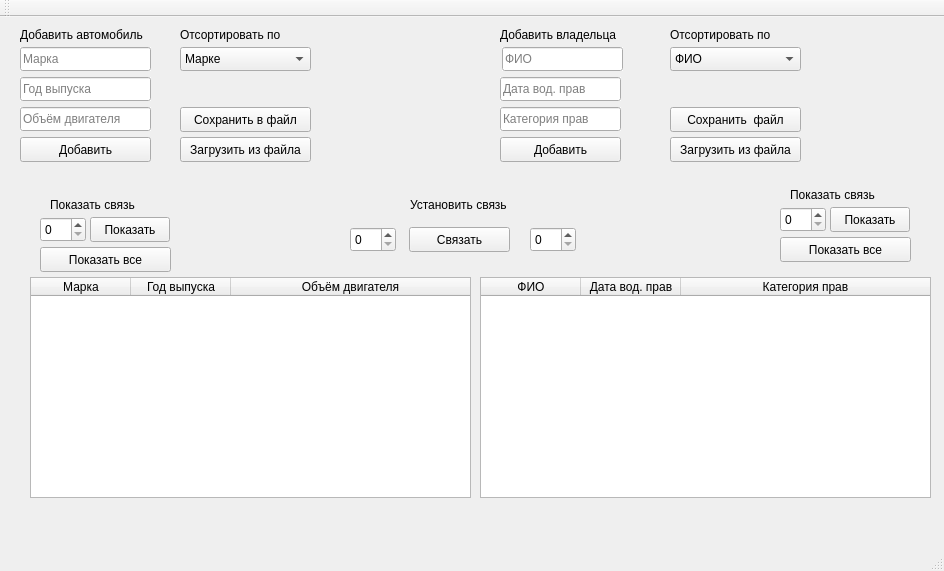
<?xml version="1.0" encoding="UTF-8"?>
<ui version="4.0">
 <class>MainWindow</class>
 <widget class="QMainWindow" name="MainWindow">
  <property name="geometry">
   <rect>
    <x>0</x>
    <y>0</y>
    <width>944</width>
    <height>571</height>
   </rect>
  </property>
  <property name="windowTitle">
   <string>MainWindow</string>
  </property>
  <property name="autoFillBackground">
   <bool>true</bool>
  </property>
  <widget class="QWidget" name="centralWidget">
   <widget class="QLabel" name="label">
    <property name="geometry">
     <rect>
      <x>20</x>
      <y>10</y>
      <width>161</width>
      <height>16</height>
     </rect>
    </property>
    <property name="autoFillBackground">
     <bool>true</bool>
    </property>
    <property name="text">
     <string>Добавить автомобиль</string>
    </property>
   </widget>
   <widget class="QLineEdit" name="lineEdit">
    <property name="geometry">
     <rect>
      <x>20</x>
      <y>30</y>
      <width>131</width>
      <height>24</height>
     </rect>
    </property>
    <property name="autoFillBackground">
     <bool>true</bool>
    </property>
    <property name="placeholderText">
     <string>Марка</string>
    </property>
   </widget>
   <widget class="QLineEdit" name="lineEdit_2">
    <property name="geometry">
     <rect>
      <x>20</x>
      <y>60</y>
      <width>131</width>
      <height>24</height>
     </rect>
    </property>
    <property name="autoFillBackground">
     <bool>true</bool>
    </property>
    <property name="placeholderText">
     <string>Год выпуска</string>
    </property>
   </widget>
   <widget class="QLineEdit" name="lineEdit_3">
    <property name="geometry">
     <rect>
      <x>20</x>
      <y>90</y>
      <width>131</width>
      <height>24</height>
     </rect>
    </property>
    <property name="autoFillBackground">
     <bool>true</bool>
    </property>
    <property name="placeholderText">
     <string>Объём двигателя</string>
    </property>
   </widget>
   <widget class="QPushButton" name="pushButton">
    <property name="geometry">
     <rect>
      <x>20</x>
      <y>120</y>
      <width>131</width>
      <height>25</height>
     </rect>
    </property>
    <property name="autoFillBackground">
     <bool>true</bool>
    </property>
    <property name="text">
     <string>Добавить</string>
    </property>
   </widget>
   <widget class="QLabel" name="label_2">
    <property name="geometry">
     <rect>
      <x>500</x>
      <y>10</y>
      <width>141</width>
      <height>16</height>
     </rect>
    </property>
    <property name="autoFillBackground">
     <bool>true</bool>
    </property>
    <property name="text">
     <string>Добавить владельца</string>
    </property>
   </widget>
   <widget class="QLabel" name="label_3">
    <property name="geometry">
     <rect>
      <x>180</x>
      <y>10</y>
      <width>131</width>
      <height>16</height>
     </rect>
    </property>
    <property name="autoFillBackground">
     <bool>true</bool>
    </property>
    <property name="text">
     <string>Отсортировать по</string>
    </property>
   </widget>
   <widget class="QComboBox" name="comboBox">
    <property name="geometry">
     <rect>
      <x>180</x>
      <y>30</y>
      <width>131</width>
      <height>24</height>
     </rect>
    </property>
    <property name="autoFillBackground">
     <bool>true</bool>
    </property>
    <item>
     <property name="text">
      <string>Марке</string>
     </property>
    </item>
    <item>
     <property name="text">
      <string>Марке(-)</string>
     </property>
    </item>
    <item>
     <property name="text">
      <string>Году выпуска</string>
     </property>
    </item>
    <item>
     <property name="text">
      <string>Году выпуска(-)</string>
     </property>
    </item>
    <item>
     <property name="text">
      <string>Объёму двигателя</string>
     </property>
    </item>
    <item>
     <property name="text">
      <string>Объёму двигателя(-)</string>
     </property>
    </item>
   </widget>
   <widget class="QLabel" name="label_4">
    <property name="geometry">
     <rect>
      <x>50</x>
      <y>180</y>
      <width>111</width>
      <height>16</height>
     </rect>
    </property>
    <property name="autoFillBackground">
     <bool>true</bool>
    </property>
    <property name="text">
     <string>Показать связь</string>
    </property>
   </widget>
   <widget class="QSpinBox" name="spinBox">
    <property name="geometry">
     <rect>
      <x>40</x>
      <y>200</y>
      <width>46</width>
      <height>25</height>
     </rect>
    </property>
    <property name="autoFillBackground">
     <bool>true</bool>
    </property>
   </widget>
   <widget class="QPushButton" name="pushButton_2">
    <property name="geometry">
     <rect>
      <x>90</x>
      <y>200</y>
      <width>80</width>
      <height>25</height>
     </rect>
    </property>
    <property name="autoFillBackground">
     <bool>true</bool>
    </property>
    <property name="text">
     <string>Показать</string>
    </property>
   </widget>
   <widget class="QPushButton" name="pushButton_3">
    <property name="geometry">
     <rect>
      <x>40</x>
      <y>230</y>
      <width>131</width>
      <height>25</height>
     </rect>
    </property>
    <property name="autoFillBackground">
     <bool>true</bool>
    </property>
    <property name="text">
     <string>Показать все</string>
    </property>
   </widget>
   <widget class="QLabel" name="label_5">
    <property name="geometry">
     <rect>
      <x>410</x>
      <y>180</y>
      <width>121</width>
      <height>16</height>
     </rect>
    </property>
    <property name="autoFillBackground">
     <bool>true</bool>
    </property>
    <property name="text">
     <string>Установить связь</string>
    </property>
   </widget>
   <widget class="QSpinBox" name="spinBox_2">
    <property name="geometry">
     <rect>
      <x>350</x>
      <y>210</y>
      <width>46</width>
      <height>25</height>
     </rect>
    </property>
    <property name="autoFillBackground">
     <bool>true</bool>
    </property>
   </widget>
   <widget class="QSpinBox" name="spinBox_3">
    <property name="geometry">
     <rect>
      <x>530</x>
      <y>210</y>
      <width>46</width>
      <height>25</height>
     </rect>
    </property>
    <property name="autoFillBackground">
     <bool>true</bool>
    </property>
   </widget>
   <widget class="QPushButton" name="pushButton_4">
    <property name="geometry">
     <rect>
      <x>409</x>
      <y>210</y>
      <width>101</width>
      <height>25</height>
     </rect>
    </property>
    <property name="autoFillBackground">
     <bool>true</bool>
    </property>
    <property name="text">
     <string>Связать</string>
    </property>
   </widget>
   <widget class="QLineEdit" name="lineEdit_4">
    <property name="geometry">
     <rect>
      <x>502</x>
      <y>30</y>
      <width>121</width>
      <height>24</height>
     </rect>
    </property>
    <property name="autoFillBackground">
     <bool>true</bool>
    </property>
    <property name="placeholderText">
     <string>ФИО</string>
    </property>
   </widget>
   <widget class="QLineEdit" name="lineEdit_5">
    <property name="geometry">
     <rect>
      <x>500</x>
      <y>60</y>
      <width>121</width>
      <height>24</height>
     </rect>
    </property>
    <property name="autoFillBackground">
     <bool>true</bool>
    </property>
    <property name="placeholderText">
     <string>Дата вод. прав</string>
    </property>
   </widget>
   <widget class="QLineEdit" name="lineEdit_6">
    <property name="geometry">
     <rect>
      <x>500</x>
      <y>90</y>
      <width>121</width>
      <height>24</height>
     </rect>
    </property>
    <property name="autoFillBackground">
     <bool>true</bool>
    </property>
    <property name="placeholderText">
     <string>Категория прав</string>
    </property>
   </widget>
   <widget class="QPushButton" name="pushButton_5">
    <property name="geometry">
     <rect>
      <x>500</x>
      <y>120</y>
      <width>121</width>
      <height>25</height>
     </rect>
    </property>
    <property name="autoFillBackground">
     <bool>true</bool>
    </property>
    <property name="text">
     <string>Добавить</string>
    </property>
   </widget>
   <widget class="QLabel" name="label_6">
    <property name="geometry">
     <rect>
      <x>670</x>
      <y>10</y>
      <width>121</width>
      <height>16</height>
     </rect>
    </property>
    <property name="autoFillBackground">
     <bool>true</bool>
    </property>
    <property name="text">
     <string>Отсортировать по</string>
    </property>
   </widget>
   <widget class="QComboBox" name="comboBox_2">
    <property name="geometry">
     <rect>
      <x>670</x>
      <y>30</y>
      <width>131</width>
      <height>24</height>
     </rect>
    </property>
    <property name="autoFillBackground">
     <bool>true</bool>
    </property>
    <item>
     <property name="text">
      <string>ФИО</string>
     </property>
    </item>
    <item>
     <property name="text">
      <string>ФИО(-)</string>
     </property>
    </item>
    <item>
     <property name="text">
      <string>Дате</string>
     </property>
    </item>
    <item>
     <property name="text">
      <string>Дате(-)</string>
     </property>
    </item>
    <item>
     <property name="text">
      <string>Категории</string>
     </property>
    </item>
    <item>
     <property name="text">
      <string>Категории(-)</string>
     </property>
    </item>
   </widget>
   <widget class="QSpinBox" name="spinBox_4">
    <property name="geometry">
     <rect>
      <x>780</x>
      <y>190</y>
      <width>46</width>
      <height>25</height>
     </rect>
    </property>
    <property name="autoFillBackground">
     <bool>true</bool>
    </property>
   </widget>
   <widget class="QLabel" name="label_7">
    <property name="geometry">
     <rect>
      <x>790</x>
      <y>170</y>
      <width>111</width>
      <height>16</height>
     </rect>
    </property>
    <property name="autoFillBackground">
     <bool>true</bool>
    </property>
    <property name="text">
     <string>Показать связь</string>
    </property>
   </widget>
   <widget class="QPushButton" name="pushButton_6">
    <property name="geometry">
     <rect>
      <x>830</x>
      <y>190</y>
      <width>80</width>
      <height>25</height>
     </rect>
    </property>
    <property name="autoFillBackground">
     <bool>true</bool>
    </property>
    <property name="text">
     <string>Показать</string>
    </property>
   </widget>
   <widget class="QPushButton" name="pushButton_7">
    <property name="geometry">
     <rect>
      <x>780</x>
      <y>220</y>
      <width>131</width>
      <height>25</height>
     </rect>
    </property>
    <property name="autoFillBackground">
     <bool>true</bool>
    </property>
    <property name="text">
     <string>Показать все</string>
    </property>
   </widget>
   <widget class="QTableWidget" name="tableWidget">
    <property name="geometry">
     <rect>
      <x>30</x>
      <y>260</y>
      <width>441</width>
      <height>221</height>
     </rect>
    </property>
    <property name="autoFillBackground">
     <bool>true</bool>
    </property>
    <property name="editTriggers">
     <set>QAbstractItemView::NoEditTriggers</set>
    </property>
    <attribute name="horizontalHeaderCascadingSectionResizes">
     <bool>false</bool>
    </attribute>
    <attribute name="horizontalHeaderShowSortIndicator" stdset="0">
     <bool>false</bool>
    </attribute>
    <attribute name="horizontalHeaderStretchLastSection">
     <bool>true</bool>
    </attribute>
    <column>
     <property name="text">
      <string>Марка</string>
     </property>
    </column>
    <column>
     <property name="text">
      <string>Год выпуска</string>
     </property>
    </column>
    <column>
     <property name="text">
      <string>Объём двигателя</string>
     </property>
    </column>
   </widget>
   <widget class="QTableWidget" name="tableWidget_2">
    <property name="geometry">
     <rect>
      <x>480</x>
      <y>260</y>
      <width>451</width>
      <height>221</height>
     </rect>
    </property>
    <property name="autoFillBackground">
     <bool>true</bool>
    </property>
    <property name="editTriggers">
     <set>QAbstractItemView::NoEditTriggers</set>
    </property>
    <attribute name="horizontalHeaderStretchLastSection">
     <bool>true</bool>
    </attribute>
    <column>
     <property name="text">
      <string>ФИО</string>
     </property>
    </column>
    <column>
     <property name="text">
      <string>Дата вод. прав</string>
     </property>
    </column>
    <column>
     <property name="text">
      <string>Категория прав</string>
     </property>
    </column>
   </widget>
   <widget class="QPushButton" name="pushButton_8">
    <property name="geometry">
     <rect>
      <x>180</x>
      <y>90</y>
      <width>131</width>
      <height>25</height>
     </rect>
    </property>
    <property name="text">
     <string>Сохранить в файл</string>
    </property>
   </widget>
   <widget class="QPushButton" name="pushButton_9">
    <property name="geometry">
     <rect>
      <x>180</x>
      <y>120</y>
      <width>131</width>
      <height>25</height>
     </rect>
    </property>
    <property name="text">
     <string>Загрузить из файла</string>
    </property>
   </widget>
   <widget class="QPushButton" name="pushButton_10">
    <property name="geometry">
     <rect>
      <x>670</x>
      <y>90</y>
      <width>131</width>
      <height>25</height>
     </rect>
    </property>
    <property name="text">
     <string>Сохранить  файл</string>
    </property>
   </widget>
   <widget class="QPushButton" name="pushButton_11">
    <property name="geometry">
     <rect>
      <x>670</x>
      <y>120</y>
      <width>131</width>
      <height>25</height>
     </rect>
    </property>
    <property name="text">
     <string>Загрузить из файла</string>
    </property>
   </widget>
   <zorder>label</zorder>
   <zorder>lineEdit</zorder>
   <zorder>lineEdit_2</zorder>
   <zorder>lineEdit_3</zorder>
   <zorder>label_2</zorder>
   <zorder>label_3</zorder>
   <zorder>comboBox</zorder>
   <zorder>label_4</zorder>
   <zorder>spinBox</zorder>
   <zorder>pushButton_2</zorder>
   <zorder>pushButton_3</zorder>
   <zorder>label_5</zorder>
   <zorder>spinBox_2</zorder>
   <zorder>spinBox_3</zorder>
   <zorder>pushButton_4</zorder>
   <zorder>lineEdit_4</zorder>
   <zorder>lineEdit_5</zorder>
   <zorder>lineEdit_6</zorder>
   <zorder>pushButton_5</zorder>
   <zorder>label_6</zorder>
   <zorder>comboBox_2</zorder>
   <zorder>spinBox_4</zorder>
   <zorder>label_7</zorder>
   <zorder>pushButton_6</zorder>
   <zorder>pushButton_7</zorder>
   <zorder>tableWidget</zorder>
   <zorder>tableWidget_2</zorder>
   <zorder>pushButton_8</zorder>
   <zorder>pushButton_9</zorder>
   <zorder>pushButton_10</zorder>
   <zorder>pushButton_11</zorder>
   <zorder>pushButton</zorder>
  </widget>
  <widget class="QMenuBar" name="menuBar">
   <property name="geometry">
    <rect>
     <x>0</x>
     <y>0</y>
     <width>944</width>
     <height>25</height>
    </rect>
   </property>
  </widget>
  <widget class="QToolBar" name="mainToolBar">
   <attribute name="toolBarArea">
    <enum>TopToolBarArea</enum>
   </attribute>
   <attribute name="toolBarBreak">
    <bool>false</bool>
   </attribute>
  </widget>
  <widget class="QStatusBar" name="statusBar"/>
 </widget>
 <layoutdefault spacing="6" margin="11"/>
 <resources/>
 <connections/>
</ui>
